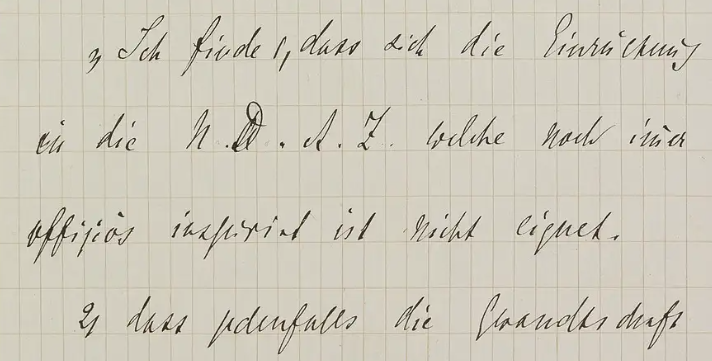
#> input picture results/imagem_boa_original.png, 712 x 361 px
$ python main.py
#> lines starting #> are read from the running program, lines starting #| are printed output that depends on the picture; after the words box and inside, x2 and y2 are one past the last pixel; in counts of white or black regions, pixels touching at a corner belong together; long printed decimals are rounded
### otsu.py
import numpy as np

def media_global(hist_norm):
    return np.sum(i * hist_norm[i] for i in range(256))

def prob(hist_norm, t):
    w0 = np.sum(hist_norm[:t+1])
    w1 = np.sum(hist_norm[t+1:])
    return w0, w1

def media_classes(hist_norm, t):
    w0, w1 = prob(hist_norm, t)

    sum0 = np.sum(i * hist_norm[i] for i in range(t + 1))
    sum1 = np.sum(i * hist_norm[i] for i in range(t + 1, 256))

    mu0 = sum0 / w0 if w0 > 0 else 0
    mu1 = sum1 / w1 if w1 > 0 else 0

    return mu0, mu1

def find_optimal_threshold(hist_norm):
    max_variance = -1
    optimal_threshold = 0
    media_global_val = media_global(hist_norm)

    print(f"Média Global do Histograma: {media_global_val}")

    for t in range(256):
        w0, w1 = prob(hist_norm, t)

        if w0 == 0 or w1 == 0:
            continue

        mu0, mu1 = media_classes(hist_norm, t)

        # calculo de varianca
        variance = w0 * w1 * (mu0 - mu1) ** 2 + media_global_val * (w0 + w1)

        if variance > max_variance:
            max_variance = variance
            optimal_threshold = t

    return optimal_threshold

### main.py
import cv2
import numpy as np
import matplotlib.pyplot as plt
import os
from otsu import find_optimal_threshold

def plot_histogram(hist, title, filename):
    """Plota e salva o histograma"""
#> called with hist = array of shape (256,), title = 'Histograma Fictício (Bom)', filename = 'results/hist_bom.png'
    plt.figure()
    plt.title(title)
    plt.xlabel("Nível de Cinza")
    plt.ylabel("Frequência Normalizada")
    plt.plot(hist)
    plt.xlim([0, 256])
    plt.savefig(filename)
#> figure, not shown here; curve peaks at x = 99, y = 0.0135
    plt.close()

def main():
    if not os.path.exists("opencv_comparacao"):
        os.makedirs("opencv_comparacao")

    output_dir = "results"
    if not os.path.exists(output_dir):
        os.makedirs(output_dir)

    hist_bom = np.zeros(256)
    hist_bom[50:100] = np.linspace(0, 1, 50)
    hist_bom[100:150] = np.linspace(1, 0, 50)
    hist_bom[180:210] = np.linspace(0, 0.8, 30)
    hist_bom[210:240] = np.linspace(0.8, 0, 30)
    hist_bom /= hist_bom.sum()
    plot_histogram(hist_bom, "Histograma Fictício (Bom)", "results/hist_bom.png")

    limiar_bom = find_optimal_threshold(hist_bom)
    print(f"Limiar ótimo -- Histograma Fictício (Bom): {limiar_bom}")

    hist_ruim = np.zeros(256)
    hist_ruim[80:130] = np.linspace(0, 1, 50)
    hist_ruim[130:180] = np.linspace(1, 0, 50)
    hist_ruim /= hist_ruim.sum()
    plot_histogram(hist_ruim, "Histograma Fictício (Ruim)", "results/hist_ruim.png")
#> call 2 of plot_histogram, with hist = array of shape (256,), title = 'Histograma Fictício (Ruim)', filename = 'results/hist_ruim.png'
#> in plot_histogram (call 2), `plt.savefig(filename)`:
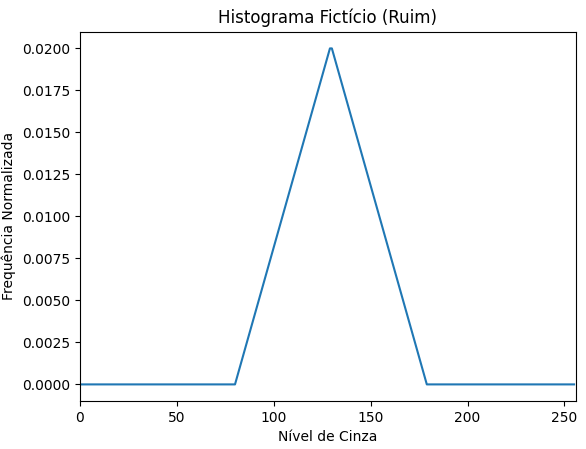
#> figure drawn by matplotlib, 1 panel; curve peaks at x = 129, y = 0.02

    limiar_ruim = find_optimal_threshold(hist_ruim)
    print(f"Limiar ótimo -- Histograma Fictício (Ruim): {limiar_ruim}")

    img_boa = cv2.imread("results/imagem_boa_original.png")
#> img_boa is the input picture: shape (361, 712, 3); mean B, G, R 187.6, 201.8, 206.6
    if img_boa is None:
        print("Erro: Imagem 'imagem_boa_original.png' não encontrada.")
        return

    img_boa_gray = cv2.cvtColor(img_boa, cv2.COLOR_BGR2GRAY)

    _, binarizada_boa_opencv = cv2.threshold(img_boa_gray, 0, 255, cv2.THRESH_BINARY + cv2.THRESH_OTSU)
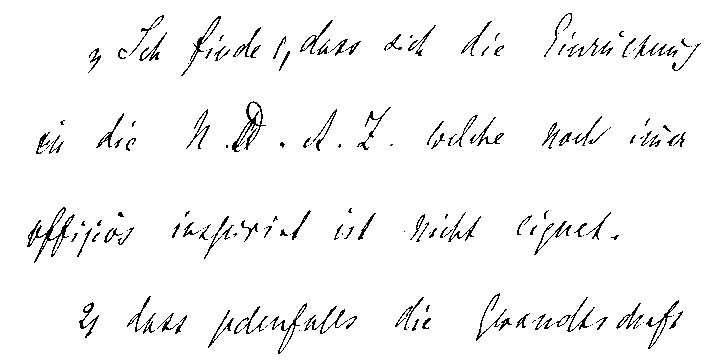
#> binarizada_boa_opencv: shape (361, 712); 96.5% white; black in thin lines or dots, all inside (x1, y1, x2, y2) = (27, 13, 701, 354)
    cv2.imwrite("opencv_comparacao/imagem_boa_binarizada_opencv.png", binarizada_boa_opencv)

    print(f"Limiar ótimo -- OpenCV (Bom): {limiar_bom}")

    hist_boa = cv2.calcHist([img_boa_gray], [0], None, [256], [0, 256])
#> hist_boa = 256 values, max 57717 at index 207, min 0 at index 0, mean 1004
    hist_boa = cv2.normalize(hist_boa, hist_boa).flatten()
#> hist_boa = 256 values, max 0.639 at index 207, min 0 at index 0, mean 0.0111
    plot_histogram(hist_boa, "Histograma Imagem Boa", "results/hist_boa.png")
#> call 3 of plot_histogram, with hist = array of shape (256,), title = 'Histograma Imagem Boa', filename = 'results/hist_boa.png'
#> in plot_histogram (call 3), `plt.savefig(filename)`:
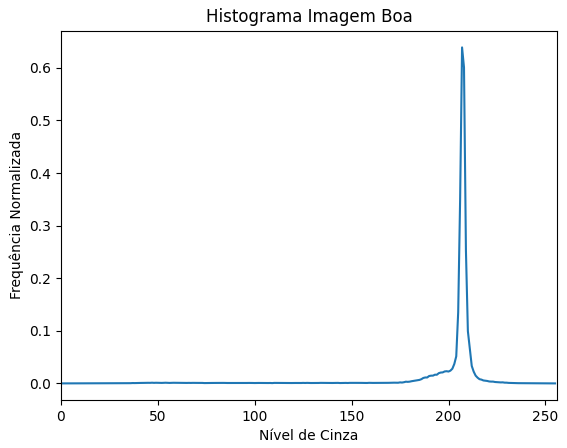
#> figure drawn by matplotlib, 1 panel; curve peaks at x = 207, y = 0.639
    limiar_boa = find_optimal_threshold(hist_boa)
#| Média Global do Histograma: 573.014
    print(f"Limiar ótimo -- Imagem Sintética com Boa Separação: {limiar_boa}")
#| Limiar ótimo -- Imagem Sintética com Boa Separação: 145

    _, binarizada_boa = cv2.threshold(img_boa_gray, limiar_boa, 255, cv2.THRESH_BINARY)
    cv2.imwrite("results/imagem_boa_binarizada.png", binarizada_boa)

    print(f"Limiar ótimo -- OpenCV (Boa Separação): {limiar_boa}")
#| Limiar ótimo -- OpenCV (Boa Separação): 145

    img_ruim = cv2.imread("results/imagem_ruim_original.bmp", cv2.IMREAD_GRAYSCALE)
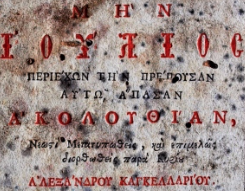
#> input picture results/imagem_ruim_original.bmp, 245 x 191 px
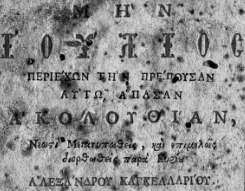
#> img_ruim: shape (191, 245); min 0, max 224, mean 144.5
    if img_ruim is None:
        print("Erro: Imagem 'imagem_ruim_original.bmp' não encontrada.")
        return

    hist_ruim = cv2.calcHist([img_ruim], [0], None, [256], [0, 256])
    hist_ruim = cv2.normalize(hist_ruim, hist_ruim).flatten()
    plot_histogram(hist_ruim, "Histograma Imagem Texto Escrito", "results/hist_ruim.png")
#> call 4 of plot_histogram, with hist = array of shape (256,), title = 'Histograma Imagem Texto Escrito', filename = 'results/hist_ruim.png'
#> in plot_histogram (call 4), `plt.savefig(filename)`:
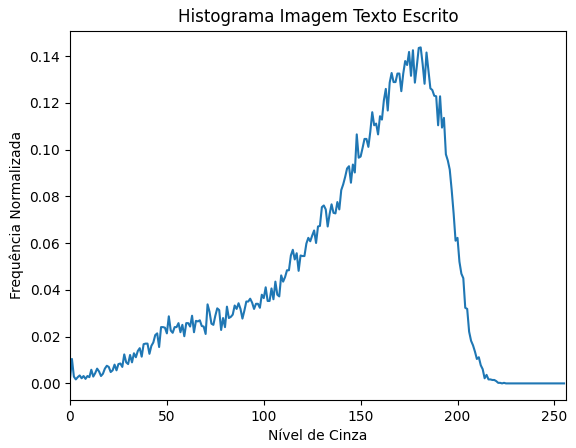
#> figure drawn by matplotlib, 1 panel; curve peaks at x = 181, y = 0.144
    limiar_ruim = find_optimal_threshold(hist_ruim)
#| Média Global do Histograma: 1644.094
    print(f"Limiar ótimo -- Imagem Real (Texto Escrito): {limiar_ruim}")
#| Limiar ótimo -- Imagem Real (Texto Escrito): 126

    _, binarizada_ruim = cv2.threshold(img_ruim, limiar_ruim, 255, cv2.THRESH_BINARY)
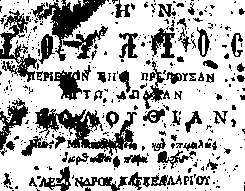
#> binarizada_ruim: shape (191, 245); 71.8% white; 386 black regions (302 under 20 px), largest, box (x1, y1, x2, y2) and area: (35, 108, 137, 156) 1777, (31, 0, 106, 61) 1384, (0, 10, 37, 82) 963
    cv2.imwrite("results/imagem_ruim_binarizada.png", binarizada_ruim)

    _, binarizada_ruim_opencv = cv2.threshold(img_ruim, 0, 255, cv2.THRESH_BINARY + cv2.THRESH_OTSU)
    cv2.imwrite("opencv_comparacao/imagem_ruim_binarizada_opencv.png", binarizada_ruim_opencv)

if __name__ == "__main__":
    main()
